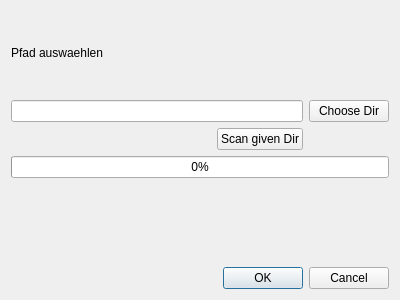
<?xml version="1.0" encoding="UTF-8"?>
<ui version="4.0">
 <class>configdialog</class>
 <widget class="QDialog" name="configdialog">
  <property name="geometry">
   <rect>
    <x>0</x>
    <y>0</y>
    <width>400</width>
    <height>300</height>
   </rect>
  </property>
  <property name="windowTitle">
   <string>Dialog</string>
  </property>
  <layout class="QGridLayout" name="gridLayout">
   <item row="4" column="0">
    <spacer name="verticalSpacer">
     <property name="orientation">
      <enum>Qt::Vertical</enum>
     </property>
     <property name="sizeHint" stdset="0">
      <size>
       <width>20</width>
       <height>40</height>
      </size>
     </property>
    </spacer>
   </item>
   <item row="0" column="0">
    <widget class="QLabel" name="label_chooseDir">
     <property name="sizePolicy">
      <sizepolicy hsizetype="MinimumExpanding" vsizetype="MinimumExpanding">
       <horstretch>0</horstretch>
       <verstretch>0</verstretch>
      </sizepolicy>
     </property>
     <property name="text">
      <string>Pfad auswaehlen</string>
     </property>
    </widget>
   </item>
   <item row="1" column="0" colspan="2">
    <widget class="QLineEdit" name="lineEdit"/>
   </item>
   <item row="1" column="2">
    <widget class="QPushButton" name="pushButton_chooseDir">
     <property name="text">
      <string>Choose Dir</string>
     </property>
    </widget>
   </item>
   <item row="5" column="0" colspan="3">
    <widget class="QDialogButtonBox" name="buttonBox">
     <property name="orientation">
      <enum>Qt::Horizontal</enum>
     </property>
     <property name="standardButtons">
      <set>QDialogButtonBox::Cancel|QDialogButtonBox::Ok</set>
     </property>
    </widget>
   </item>
   <item row="2" column="1">
    <widget class="QPushButton" name="pushButton_add_rescan">
     <property name="enabled">
      <bool>true</bool>
     </property>
     <property name="text">
      <string>Scan given Dir</string>
     </property>
    </widget>
   </item>
   <item row="3" column="0" colspan="3">
    <widget class="QProgressBar" name="progressBar">
     <property name="enabled">
      <bool>true</bool>
     </property>
     <property name="value">
      <number>0</number>
     </property>
    </widget>
   </item>
  </layout>
 </widget>
 <resources/>
 <connections>
  <connection>
   <sender>buttonBox</sender>
   <signal>accepted()</signal>
   <receiver>configdialog</receiver>
   <slot>accept()</slot>
   <hints>
    <hint type="sourcelabel">
     <x>248</x>
     <y>254</y>
    </hint>
    <hint type="destinationlabel">
     <x>157</x>
     <y>274</y>
    </hint>
   </hints>
  </connection>
  <connection>
   <sender>buttonBox</sender>
   <signal>rejected()</signal>
   <receiver>configdialog</receiver>
   <slot>reject()</slot>
   <hints>
    <hint type="sourcelabel">
     <x>316</x>
     <y>260</y>
    </hint>
    <hint type="destinationlabel">
     <x>286</x>
     <y>274</y>
    </hint>
   </hints>
  </connection>
 </connections>
</ui>
